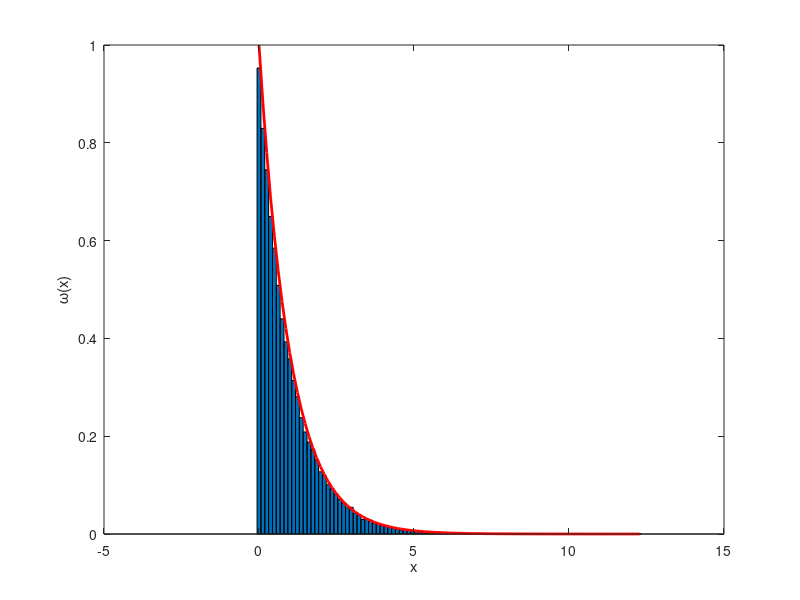

Source code (MATLAB):
% test3.m
clc;clear all
N=100000;
y=rand(1,N);
x=-log(1-y);
m=max(x);
X=linspace(0,m,100);
Omega=exp(-X);
Y=hist(x,100)./N*100/m;
bar(X,Y,1)
hold on
plot(X,Omega,'r-','LineWidth',2)
ylabel('\omega(x)')
xlabel('x')
